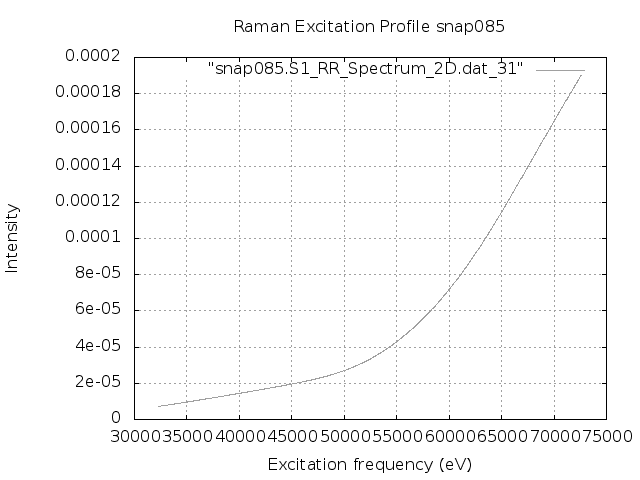

The script that saved this image:
set terminal png
set output "snap085.S1.REP_frozen.png"
set xlabel 'Excitation frequency (eV)'
set ylabel 'Intensity'
set title "Raman Excitation Profile snap085"
set grid
set autoscale
plot "snap085.S1_RR_Spectrum_2D.dat_31" with lines lc "blue"
exit
